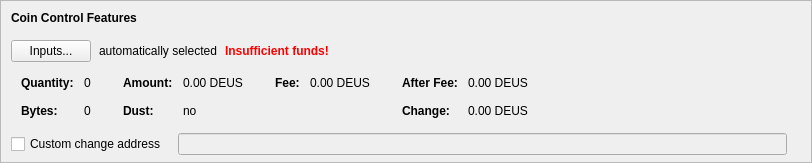
    <widget class="QFrame" name="frameCoinControl">
     <property name="sizePolicy">
      <sizepolicy hsizetype="Expanding" vsizetype="Expanding">
       <horstretch>0</horstretch>
       <verstretch>0</verstretch>
      </sizepolicy>
     </property>
     <property name="maximumSize">
      <size>
       <width>16777215</width>
       <height>16777215</height>
      </size>
     </property>
     <property name="frameShape">
      <enum>QFrame::StyledPanel</enum>
     </property>
     <property name="frameShadow">
      <enum>QFrame::Sunken</enum>
     </property>
     <layout class="QVBoxLayout" name="verticalLayoutCoinControl2">
      <property name="spacing">
       <number>0</number>
      </property>
      <property name="leftMargin">
       <number>0</number>
      </property>
      <property name="topMargin">
       <number>0</number>
      </property>
      <property name="rightMargin">
       <number>0</number>
      </property>
      <property name="bottomMargin">
       <number>6</number>
      </property>
      <item>
       <layout class="QVBoxLayout" name="verticalLayoutCoinControl" stretch="0,0,0,0,1">
        <property name="spacing">
         <number>0</number>
        </property>
        <property name="leftMargin">
         <number>10</number>
        </property>
        <property name="topMargin">
         <number>10</number>
        </property>
        <item>
         <layout class="QHBoxLayout" name="horizontalLayoutCoinControl1">
          <property name="bottomMargin">
           <number>15</number>
          </property>
          <item>
           <widget class="QLabel" name="labelCoinControlFeatures">
            <property name="sizePolicy">
             <sizepolicy hsizetype="Preferred" vsizetype="Maximum">
              <horstretch>0</horstretch>
              <verstretch>0</verstretch>
             </sizepolicy>
            </property>
            <property name="font">
             <font>
              <weight>75</weight>
              <bold>true</bold>
             </font>
            </property>
            <property name="styleSheet">
             <string notr="true">font-weight:bold;</string>
            </property>
            <property name="text">
             <string>Coin Control Features</string>
            </property>
           </widget>
          </item>
         </layout>
        </item>
        <item>
         <layout class="QHBoxLayout" name="horizontalLayoutCoinControl2" stretch="0,0,0,0">
          <property name="spacing">
           <number>8</number>
          </property>
          <property name="bottomMargin">
           <number>10</number>
          </property>
          <item>
           <widget class="QPushButton" name="pushButtonCoinControl">
            <property name="styleSheet">
             <string notr="true"/>
            </property>
            <property name="text">
             <string>Inputs...</string>
            </property>
            <property name="autoDefault">
             <bool>false</bool>
            </property>
           </widget>
          </item>
          <item>
           <widget class="QLabel" name="labelCoinControlAutomaticallySelected">
            <property name="text">
             <string>automatically selected</string>
            </property>
            <property name="margin">
             <number>5</number>
            </property>
           </widget>
          </item>
          <item>
           <widget class="QLabel" name="labelCoinControlInsuffFunds">
            <property name="font">
             <font>
              <weight>75</weight>
              <bold>true</bold>
             </font>
            </property>
            <property name="styleSheet">
             <string notr="true">color:red;font-weight:bold;</string>
            </property>
            <property name="text">
             <string>Insufficient funds!</string>
            </property>
            <property name="margin">
             <number>5</number>
            </property>
           </widget>
          </item>
          <item>
           <spacer name="horizontalSpacerCoinControl">
            <property name="orientation">
             <enum>Qt::Horizontal</enum>
            </property>
            <property name="sizeHint" stdset="0">
             <size>
              <width>40</width>
              <height>1</height>
             </size>
            </property>
           </spacer>
          </item>
         </layout>
        </item>
        <item>
         <widget class="QWidget" name="widgetCoinControl" native="true">
          <property name="sizePolicy">
           <sizepolicy hsizetype="Preferred" vsizetype="Preferred">
            <horstretch>0</horstretch>
            <verstretch>0</verstretch>
           </sizepolicy>
          </property>
          <property name="minimumSize">
           <size>
            <width>0</width>
            <height>0</height>
           </size>
          </property>
          <property name="styleSheet">
           <string notr="true"/>
          </property>
          <layout class="QHBoxLayout" name="horizontalLayoutCoinControl5">
           <property name="leftMargin">
            <number>0</number>
           </property>
           <property name="topMargin">
            <number>0</number>
           </property>
           <property name="rightMargin">
            <number>0</number>
           </property>
           <property name="bottomMargin">
            <number>0</number>
           </property>
           <item>
            <layout class="QHBoxLayout" name="horizontalLayoutCoinControl3" stretch="0,0,0,1">
             <property name="spacing">
              <number>20</number>
             </property>
             <property name="topMargin">
              <number>0</number>
             </property>
             <property name="bottomMargin">
              <number>10</number>
             </property>
             <item>
              <layout class="QFormLayout" name="formLayoutCoinControl1">
               <property name="horizontalSpacing">
                <number>10</number>
               </property>
               <property name="verticalSpacing">
                <number>14</number>
               </property>
               <property name="leftMargin">
                <number>10</number>
               </property>
               <property name="topMargin">
                <number>4</number>
               </property>
               <property name="rightMargin">
                <number>6</number>
               </property>
               <item row="0" column="0">
                <widget class="QLabel" name="labelCoinControlQuantityText">
                 <property name="font">
                  <font>
                   <weight>75</weight>
                   <bold>true</bold>
                  </font>
                 </property>
                 <property name="text">
                  <string>Quantity:</string>
                 </property>
                 <property name="margin">
                  <number>0</number>
                 </property>
                </widget>
               </item>
               <item row="0" column="1">
                <widget class="QLabel" name="labelCoinControlQuantity">
                 <property name="cursor">
                  <cursorShape>IBeamCursor</cursorShape>
                 </property>
                 <property name="contextMenuPolicy">
                  <enum>Qt::ActionsContextMenu</enum>
                 </property>
                 <property name="text">
                  <string notr="true">0</string>
                 </property>
                 <property name="margin">
                  <number>0</number>
                 </property>
                 <property name="textInteractionFlags">
                  <set>Qt::LinksAccessibleByMouse|Qt::TextSelectableByKeyboard|Qt::TextSelectableByMouse</set>
                 </property>
                </widget>
               </item>
               <item row="1" column="0">
                <widget class="QLabel" name="labelCoinControlBytesText">
                 <property name="font">
                  <font>
                   <weight>75</weight>
                   <bold>true</bold>
                  </font>
                 </property>
                 <property name="text">
                  <string>Bytes:</string>
                 </property>
                </widget>
               </item>
               <item row="1" column="1">
                <widget class="QLabel" name="labelCoinControlBytes">
                 <property name="cursor">
                  <cursorShape>IBeamCursor</cursorShape>
                 </property>
                 <property name="contextMenuPolicy">
                  <enum>Qt::ActionsContextMenu</enum>
                 </property>
                 <property name="text">
                  <string notr="true">0</string>
                 </property>
                 <property name="textInteractionFlags">
                  <set>Qt::LinksAccessibleByMouse|Qt::TextSelectableByKeyboard|Qt::TextSelectableByMouse</set>
                 </property>
                </widget>
               </item>
              </layout>
             </item>
             <item>
              <layout class="QFormLayout" name="formLayoutCoinControl2">
               <property name="horizontalSpacing">
                <number>10</number>
               </property>
               <property name="verticalSpacing">
                <number>14</number>
               </property>
               <property name="leftMargin">
                <number>6</number>
               </property>
               <property name="topMargin">
                <number>4</number>
               </property>
               <property name="rightMargin">
                <number>6</number>
               </property>
               <item row="0" column="0">
                <widget class="QLabel" name="labelCoinControlAmountText">
                 <property name="font">
                  <font>
                   <weight>75</weight>
                   <bold>true</bold>
                  </font>
                 </property>
                 <property name="text">
                  <string>Amount:</string>
                 </property>
                 <property name="margin">
                  <number>0</number>
                 </property>
                </widget>
               </item>
               <item row="0" column="1">
                <widget class="QLabel" name="labelCoinControlAmount">
                 <property name="cursor">
                  <cursorShape>IBeamCursor</cursorShape>
                 </property>
                 <property name="contextMenuPolicy">
                  <enum>Qt::ActionsContextMenu</enum>
                 </property>
                 <property name="text">
                  <string notr="true">0.00 DEUS</string>
                 </property>
                 <property name="textInteractionFlags">
                  <set>Qt::LinksAccessibleByMouse|Qt::TextSelectableByKeyboard|Qt::TextSelectableByMouse</set>
                 </property>
                </widget>
               </item>
               <item row="1" column="0">
                <widget class="QLabel" name="labelCoinControlLowOutputText">
                 <property name="font">
                  <font>
                   <weight>75</weight>
                   <bold>true</bold>
                  </font>
                 </property>
                 <property name="text">
                  <string>Dust:</string>
                 </property>
                </widget>
               </item>
               <item row="1" column="1">
                <widget class="QLabel" name="labelCoinControlLowOutput">
                 <property name="cursor">
                  <cursorShape>IBeamCursor</cursorShape>
                 </property>
                 <property name="contextMenuPolicy">
                  <enum>Qt::ActionsContextMenu</enum>
                 </property>
                 <property name="text">
                  <string notr="true">no</string>
                 </property>
                 <property name="textInteractionFlags">
                  <set>Qt::LinksAccessibleByMouse|Qt::TextSelectableByKeyboard|Qt::TextSelectableByMouse</set>
                 </property>
                </widget>
               </item>
              </layout>
             </item>
             <item>
              <layout class="QFormLayout" name="formLayoutCoinControl3">
               <property name="horizontalSpacing">
                <number>10</number>
               </property>
               <property name="verticalSpacing">
                <number>14</number>
               </property>
               <property name="leftMargin">
                <number>6</number>
               </property>
               <property name="topMargin">
                <number>4</number>
               </property>
               <property name="rightMargin">
                <number>6</number>
               </property>
               <item row="0" column="0">
                <widget class="QLabel" name="labelCoinControlFeeText">
                 <property name="font">
                  <font>
                   <weight>75</weight>
                   <bold>true</bold>
                  </font>
                 </property>
                 <property name="text">
                  <string>Fee:</string>
                 </property>
                 <property name="margin">
                  <number>0</number>
                 </property>
                </widget>
               </item>
               <item row="0" column="1">
                <widget class="QLabel" name="labelCoinControlFee">
                 <property name="cursor">
                  <cursorShape>IBeamCursor</cursorShape>
                 </property>
                 <property name="contextMenuPolicy">
                  <enum>Qt::ActionsContextMenu</enum>
                 </property>
                 <property name="text">
                  <string notr="true">0.00 DEUS</string>
                 </property>
                 <property name="textInteractionFlags">
                  <set>Qt::LinksAccessibleByMouse|Qt::TextSelectableByKeyboard|Qt::TextSelectableByMouse</set>
                 </property>
                </widget>
               </item>
              </layout>
             </item>
             <item>
              <layout class="QFormLayout" name="formLayoutCoinControl4">
               <property name="horizontalSpacing">
                <number>10</number>
               </property>
               <property name="verticalSpacing">
                <number>14</number>
               </property>
               <property name="leftMargin">
                <number>6</number>
               </property>
               <property name="topMargin">
                <number>4</number>
               </property>
               <property name="rightMargin">
                <number>6</number>
               </property>
               <item row="0" column="0">
                <widget class="QLabel" name="labelCoinControlAfterFeeText">
                 <property name="font">
                  <font>
                   <weight>75</weight>
                   <bold>true</bold>
                  </font>
                 </property>
                 <property name="text">
                  <string>After Fee:</string>
                 </property>
                 <property name="margin">
                  <number>0</number>
                 </property>
                </widget>
               </item>
               <item row="0" column="1">
                <widget class="QLabel" name="labelCoinControlAfterFee">
                 <property name="cursor">
                  <cursorShape>IBeamCursor</cursorShape>
                 </property>
                 <property name="contextMenuPolicy">
                  <enum>Qt::ActionsContextMenu</enum>
                 </property>
                 <property name="text">
                  <string notr="true">0.00 DEUS</string>
                 </property>
                 <property name="textInteractionFlags">
                  <set>Qt::LinksAccessibleByMouse|Qt::TextSelectableByKeyboard|Qt::TextSelectableByMouse</set>
                 </property>
                </widget>
               </item>
               <item row="1" column="0">
                <widget class="QLabel" name="labelCoinControlChangeText">
                 <property name="font">
                  <font>
                   <weight>75</weight>
                   <bold>true</bold>
                  </font>
                 </property>
                 <property name="text">
                  <string>Change:</string>
                 </property>
                </widget>
               </item>
               <item row="1" column="1">
                <widget class="QLabel" name="labelCoinControlChange">
                 <property name="cursor">
                  <cursorShape>IBeamCursor</cursorShape>
                 </property>
                 <property name="contextMenuPolicy">
                  <enum>Qt::ActionsContextMenu</enum>
                 </property>
                 <property name="text">
                  <string notr="true">0.00 DEUS</string>
                 </property>
                 <property name="textInteractionFlags">
                  <set>Qt::LinksAccessibleByMouse|Qt::TextSelectableByKeyboard|Qt::TextSelectableByMouse</set>
                 </property>
                </widget>
               </item>
              </layout>
             </item>
            </layout>
           </item>
          </layout>
         </widget>
        </item>
        <item>
         <layout class="QHBoxLayout" name="horizontalLayoutCoinControl4" stretch="0,0,0">
          <property name="spacing">
           <number>12</number>
          </property>
          <property name="sizeConstraint">
           <enum>QLayout::SetDefaultConstraint</enum>
          </property>
          <property name="topMargin">
           <number>5</number>
          </property>
          <property name="rightMargin">
           <number>5</number>
          </property>
          <item>
           <widget class="QCheckBox" name="checkBoxCoinControlChange">
            <property name="toolTip">
             <string>If this is activated, but the change address is empty or invalid, change will be sent to a newly generated address.</string>
            </property>
            <property name="text">
             <string>Custom change address</string>
            </property>
           </widget>
          </item>
          <item>
           <widget class="QValidatedLineEdit" name="lineEditCoinControlChange">
            <property name="enabled">
             <bool>false</bool>
            </property>
            <property name="sizePolicy">
             <sizepolicy hsizetype="Expanding" vsizetype="Fixed">
              <horstretch>0</horstretch>
              <verstretch>0</verstretch>
             </sizepolicy>
            </property>
           </widget>
          </item>
          <item>
           <widget class="QLabel" name="labelCoinControlChangeLabel">
            <property name="sizePolicy">
             <sizepolicy hsizetype="Preferred" vsizetype="Expanding">
              <horstretch>0</horstretch>
              <verstretch>0</verstretch>
             </sizepolicy>
            </property>
            <property name="minimumSize">
             <size>
              <width>0</width>
              <height>0</height>
             </size>
            </property>
            <property name="text">
             <string/>
            </property>
            <property name="margin">
             <number>3</number>
            </property>
           </widget>
          </item>
         </layout>
        </item>
        <item>
         <spacer name="verticalSpacerCoinControl">
          <property name="orientation">
           <enum>Qt::Vertical</enum>
          </property>
          <property name="sizeHint" stdset="0">
           <size>
            <width>800</width>
            <height>1</height>
           </size>
          </property>
         </spacer>
        </item>
       </layout>
      </item>
     </layout>
    </widget>
